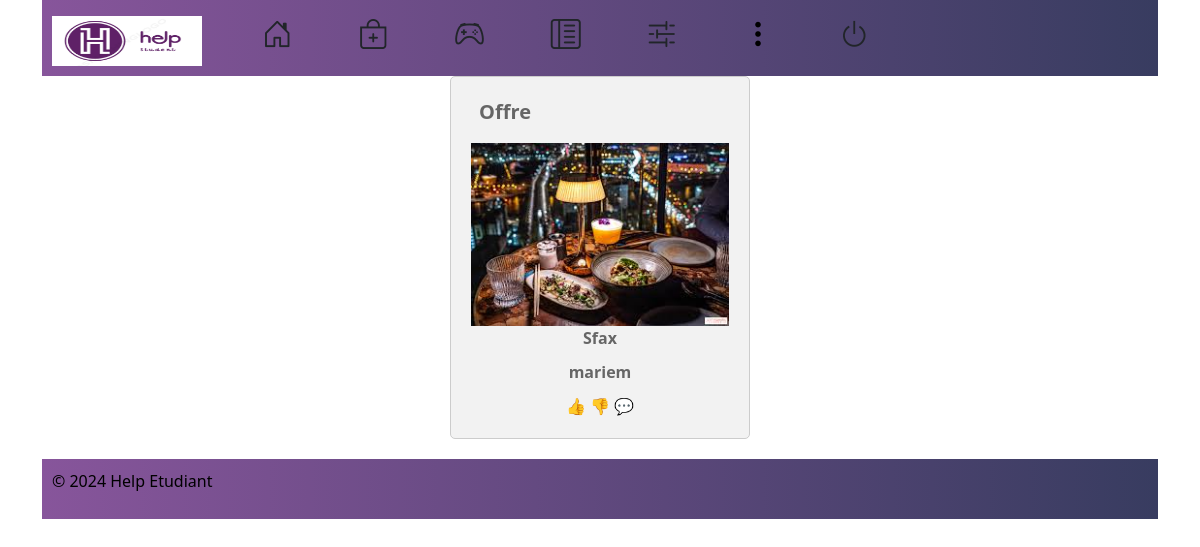
The page /logement on the database its author committed.
### alamy/models.py (models this page shows, shortened)
class Poste(models.Model):
    TYPE_CHOICES = [
        (0, 'Offre'),
        (1, 'Demande'),
    ]
    type = models.IntegerField(choices=TYPE_CHOICES)
    image = models.ImageField(null=True, blank=True)
    utilisateur = models.ForeignKey('Utilisateur', on_delete=models.CASCADE, null=True)
    likes_count = models.IntegerField(default=0)
    dislikes_count = models.IntegerField(default=0)
    comments_count = models.IntegerField(default=0)
    is_deleted = models.BooleanField(default=False)

class Logement(Poste):
    localisation = models.CharField(max_length=100)
    description = models.CharField(max_length=100,null='true')
    contactinfo = models.CharField(max_length=100)
    nombreTables = models.IntegerField(blank=True, null=True)

class Poste(models.Model):
    TYPE_CHOICES = [
        (0, 'Offre'),
        (1, 'Demande'),
    ]
    type = models.IntegerField(choices=TYPE_CHOICES)
    image = models.ImageField(null=True, blank=True)
    utilisateur = models.ForeignKey('Utilisateur', on_delete=models.CASCADE, null=True)
    likes_count = models.IntegerField(default=0)
    dislikes_count = models.IntegerField(default=0)
    comments_count = models.IntegerField(default=0)
    is_deleted = models.BooleanField(default=False)

class Utilisateur(models.Model):
    nom = models.CharField(max_length=100)
    prenom = models.CharField(max_length=100)
    telephone = models.CharField(max_length=20)
    email = models.EmailField()
    motdepasse = models.CharField(max_length=100,default='')

### alamy/views.py (the view)
# urls.py: path('logement',views.logements,name='logement'),
def logements(request):
    logements = Logement.objects.all()
    return render(request, 'logement.html', {'logements': logements})

### alamy/templates/logement.html (shortened to what this page needs)
{% extends 'accueuil.html' %}
{% block head %}
    {% load static %}
{% endblock %}
{% block body %}
    <div class="card-container">
        {% for logement in logements %}
            <div class="card">
                <p class="poste-type">{{ logement.get_type_display }}</p>
                {% if logement.image %}
                    <img src="{{ logement.image.url }}" alt="Image du logement">
                {% endif %}
                <p class="poste-info">{{ logement.localisation }}</p>
                <p class="poste-info">{{ logement.utilisateur.nom  }}</p>
                <div class="reactions">
                    <span class="reaction-icon like-icon" data-poste-id="{{ poste.id }}">&#x1F44D;</span>
                    <span class="reaction-icon dislike-icon" data-post-id="{{ poste.id }}">&#x1F44E;</span>
                    <span class="reaction-icon comment-icon">&#x1F4AC;</span>
                </div>
            </div>
        {% endfor %}
    </div>
{% endblock %}

### alamy/static/css/poste.css (style rules this page uses)
.card-container { display: flex; justify-content: space-around; flex-wrap: wrap; }
.card { width: 300px; padding: 20px; background-color: #f2f2f2; border: 1px solid #ccc; border-radius: 5px; margin-bottom: 20px; text-align: center; }
.card p { color: #666; }
.poste-info { font-size: 16px; color: #333; margin-bottom: 10px; font-weight: bold; }
.poste-type { font-size: 20px; color: #080707; font-weight: bold; margin-right:190px; }

### rows shown on the page
Logement: type "Offre", image (picture), localisation "Sfax", utilisateur.nom "mariem"
